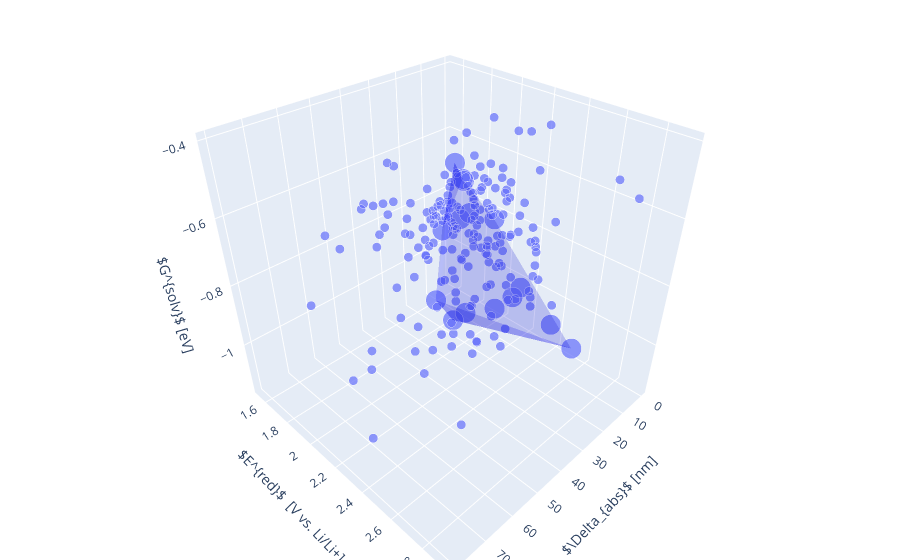

The notebook cell this image was saved under:
### Code cell
fig = px.scatter_3d(df_hv, x='abs_lam_diff', y='ered', z='gsol', size='size')
pareto_points = df_hv[df_hv['type']=='front']
fig.add_trace(go.Mesh3d(x=pareto_points['abs_lam_diff'].values,
                   y=pareto_points['ered'].values,
                   z=pareto_points['gsol'].values,
                   opacity=0.2,
                   color='blue'
                  ))
fig.update_layout(margin=dict(l=0, r=0, b=0, t=0))

# fig.update_layout(
#     title="Hypervolume",
#     xaxis_title=r'$\Delta_{abs}$ [nm]',
#     yaxis_title=r'$E^{red}$  [V vs. Li/Li+]',
#     zaxis_title=r'$G^{solv}$ [eV]',
#     #legend_title="Legend Title",
#     font=dict(
#         family="Courier New, monospace",
#         size=18,
#         color="RebeccaPurple"
#     )
# )

fig.update_scenes(xaxis_title_text=r'$\Delta_{abs}$ [nm]',  
                  yaxis_title_text=r'$E^{red}$  [V vs. Li/Li+]',  
                  zaxis_title_text=r'$G^{solv}$ [eV]',
                  )

# axes[0].set_ylabel(r'$\Delta_{`abs}$ [nm]', fontsize=12)
# axes[1].set_ylabel(r'$E^{red}$  [V vs. Li/Li+]', fontsize=12)
# axes[2].set_ylabel(r'$G^{solv}$ [eV]', fontsize=12)

fig.write_image("hypervolume_redoxmers_run.png")
fig.show()

### Figure 1 — Plotly figure (JSON) as saved in the notebook; plotly's stock layout.template omitted (floating-point values rounded to 4 significant figures; data arrays with more than 128 entries replaced by an {"elided": "..."} marker saying what was removed)
{"data": [{"hovertemplate": "abs_lam_diff=%{x}<br>ered=%{y}<br>gsol=%{z}<br>size=%{marker.size}<extra></extra>", "legendgroup": "", "marker": {"color": "#636efa", "size": {"elided": "200 int values"}, "sizemode": "area", "sizeref": 0.025, "symbol": "circle"}, "mode": "markers", "name": "", "scene": "scene", "showlegend": false, "type": "scatter3d", "x": {"elided": "200 float values"}, "y": {"elided": "200 float values"}, "z": {"elided": "200 float values"}}, {"color": "blue", "opacity": 0.2, "type": "mesh3d", "x": [3.09, 13.31, 18.97, 16.44, 8.72, 6.45, 4.17, 2.73, 3.85, 0.37, 0.29, 4.35, 8.57, 1.82, 7.24], "y": [1.671, 1.894, 1.746, 1.845, 2.05, 2.145, 1.541, 1.738, 1.639, 1.645, 1.651, 2.168, 2.593, 1.916, 2.431], "z": [-0.869, -1.128, -1.092, -1.157, -1.088, -1.028, -0.9369, -0.8337, -0.6762, -0.7414, -0.7469, -0.9944, -1.073, -0.8199, -1.043]}], "layout": {"legend": {"itemsizing": "constant", "tracegroupgap": 0}, "margin": {"b": 0, "l": 0, "r": 0, "t": 0}, "scene": {"domain": {"x": [0, 1], "y": [0, 1]}, "xaxis": {"title": {"text": "$\\Delta_{abs}$ [nm]"}}, "yaxis": {"title": {"text": "$E^{red}$  [V vs. Li/Li+]"}}, "zaxis": {"title": {"text": "$G^{solv}$ [eV]"}}}}}
